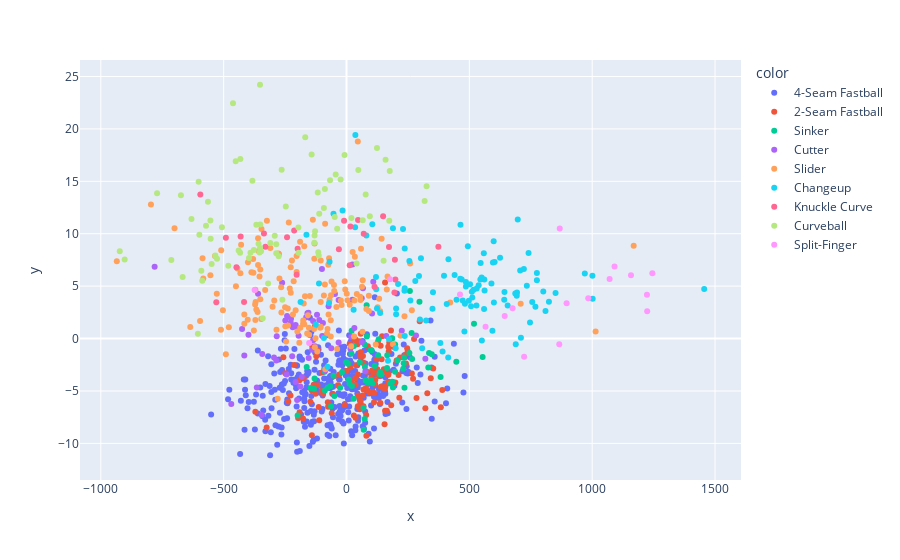

The code cell stored with this chart in its notebook:
### Code cell
components[:,0]
fig = px.scatter(components, x=components[:,0], y=components[:,1], color = df_pca.pitch_name, hover_name = df_pca.pitch_name)
fig.show()

### Figure 1 — Plotly figure (JSON) as saved in the notebook; plotly's stock layout.template omitted (floating-point values rounded to 4 significant figures; data arrays with more than 128 entries replaced by an {"elided": "..."} marker saying what was removed)
{"data": [{"hovertemplate": "<b>%{hovertext}</b><br><br>color=4-Seam Fastball<br>x=%{x}<br>y=%{y}<extra></extra>", "hovertext": {"elided": "356 str values"}, "legendgroup": "4-Seam Fastball", "marker": {"color": "#636efa", "symbol": "circle"}, "mode": "markers", "name": "4-Seam Fastball", "orientation": "v", "showlegend": true, "type": "scatter", "x": {"elided": "356 float values"}, "xaxis": "x", "y": {"elided": "356 float values"}, "yaxis": "y"}, {"hovertemplate": "<b>%{hovertext}</b><br><br>color=2-Seam Fastball<br>x=%{x}<br>y=%{y}<extra></extra>", "hovertext": {"elided": "131 str values"}, "legendgroup": "2-Seam Fastball", "marker": {"color": "#EF553B", "symbol": "circle"}, "mode": "markers", "name": "2-Seam Fastball", "orientation": "v", "showlegend": true, "type": "scatter", "x": {"elided": "131 float values"}, "xaxis": "x", "y": {"elided": "131 float values"}, "yaxis": "y"}, {"hovertemplate": "<b>%{hovertext}</b><br><br>color=Sinker<br>x=%{x}<br>y=%{y}<extra></extra>", "hovertext": ["Sinker", "Sinker", "Sinker", "Sinker", "Sinker", "Sinker", "Sinker", "Sinker", "Sinker", "Sinker", "Sinker", "Sinker", "Sinker", "Sinker", "Sinker", "Sinker", "Sinker", "Sinker", "Sinker", "Sinker", "Sinker", "Sinker", "Sinker", "Sinker", "Sinker", "Sinker", "Sinker", "Sinker", "Sinker", "Sinker", "Sinker", "Sinker", "Sinker", "Sinker", "Sinker", "Sinker", "Sinker", "Sinker", "Sinker", "Sinker", "Sinker", "Sinker", "Sinker", "Sinker", "Sinker", "Sinker", "Sinker", "Sinker", "Sinker", "Sinker", "Sinker", "Sinker", "Sinker", "Sinker", "Sinker", "Sinker", "Sinker", "Sinker", "Sinker", "Sinker", "Sinker", "Sinker", "Sinker", "Sinker", "Sinker", "Sinker", "Sinker", "Sinker", "Sinker", "Sinker"], "legendgroup": "Sinker", "marker": {"color": "#00cc96", "symbol": "circle"}, "mode": "markers", "name": "Sinker", "orientation": "v", "showlegend": true, "type": "scatter", "x": [208.0, 185.9, 382.9, 235.9, 102.0, -88.05, 105.9, 69.95, 5.948, -53.05, 88.95, 185.9, 97.95, 9.948, 29.95, 188.9, 554.0, 231.0, 128.9, 115.0, -26.05, 297.0, 136.9, 198.0, 258.0, 447.0, -162.0, 266.9, -18.05, 19.95, 73.95, 99.95, -63.05, -132.1, -1.053, 184.9, 255.9, 77.95, -130.1, -199.1, 68.95, 198.0, 20.95, 519.0, 347.0, 81.95, -77.05, -49.05, -66.05, -146.1, 82.95, 165.9, -89.05, 332.9, 232.9, 176.9, 264.9, 335.9, 28.95, 53.95, 11.95, 74.95, 73.95, 141.9, 164.9, 233.9, 130.9, 133.9, 21.95, -89.05], "xaxis": "x", "y": [-2.076, 0.01103, -3.677, -4.7, -1.11, -4.95, -4.267, -8.698, -2.406, -3.543, -4.226, -4.127, -1.096, -3.902, -0.7189, -4.675, -1.765, -2.888, -1.603, -2.621, -4.699, 3.517, -3.203, -0.5573, 4.539, -2.202, -2.718, -1.955, -3.221, -1.417, -7.663, -3.95, -6.456, -4.777, -2.259, 0.0363, -1.384, -4.007, -3.804, -7.332, -6.599, -3.155, 0.7523, 1.408, -1.493, 3.183, -4.683, -5.488, -4.542, -4.726, 0.1914, -1.595, -3.177, -2.76, -2.359, -4.286, 0.5323, -1.369, -5.741, -2.259, -4.308, -2.711, -0.5695, -3.423, -2.804, -1.81, -0.06877, -3.386, -4.534, -2.958], "yaxis": "y"}, {"hovertemplate": "<b>%{hovertext}</b><br><br>color=Cutter<br>x=%{x}<br>y=%{y}<extra></extra>", "hovertext": ["Cutter", "Cutter", "Cutter", "Cutter", "Cutter", "Cutter", "Cutter", "Cutter", "Cutter", "Cutter", "Cutter", "Cutter", "Cutter", "Cutter", "Cutter", "Cutter", "Cutter", "Cutter", "Cutter", "Cutter", "Cutter", "Cutter", "Cutter", "Cutter", "Cutter", "Cutter", "Cutter", "Cutter", "Cutter", "Cutter", "Cutter", "Cutter", "Cutter", "Cutter", "Cutter", "Cutter", "Cutter", "Cutter", "Cutter", "Cutter", "Cutter", "Cutter", "Cutter", "Cutter", "Cutter", "Cutter", "Cutter", "Cutter", "Cutter", "Cutter", "Cutter", "Cutter", "Cutter", "Cutter", "Cutter", "Cutter", "Cutter", "Cutter", "Cutter", "Cutter", "Cutter", "Cutter"], "legendgroup": "Cutter", "marker": {"color": "#ab63fa", "symbol": "circle"}, "mode": "markers", "name": "Cutter", "orientation": "v", "showlegend": true, "type": "scatter", "x": [-99.05, -128.1, 66.95, 103.9, -343.1, -242.0, -182.1, -83.05, -100.0, -425.0, -111.0, 76.95, 18.95, -219.1, 23.95, -159.0, -199.1, -781.0, -136.1, 283.0, -120.0, -164.1, 61.95, -416.1, 224.9, -136.0, -207.0, 15.95, -244.1, -360.0, -32.05, -249.0, -365.1, -87.05, -96.05, -140.1, -226.0, -295.1, -154.1, 23.95, -62.05, -227.0, -188.1, -155.0, 109.0, -47.05, -221.1, -195.1, -286.0, -469.1, -399.1, -201.1, 31.95, 61.95, 321.0, -207.1, 162.0, -284.1, -32.05, -345.1, -73.05, -262.0], "xaxis": "x", "y": [0.2433, -0.7249, 4.799, 2.387, -1.473, 2.156, -3.657, 0.2992, 6.639, 0.9145, 1.768, -3.12, 0.144, 1.088, 7.064, 2.418, 1.019, 6.842, -0.1553, 0.2985, 2.265, 2.042, 3.837, -1.624, 0.7532, 1.679, 1.303, -0.9836, -3.439, 4.265, 3.675, 1.72, -4.672, -3.046, 1.485, -1.071, 1.893, -1.803, -1.851, 3.696, -0.9315, 1.517, -4.574, 2.462, 5.419, 4.241, -1.692, 0.2635, -2.081, -6.233, 0.3517, -5.856, 1.006, -0.3174, -1.926, -4.134, 0.2494, 0.2101, -0.3755, -7.287, 3.071, 5.323], "yaxis": "y"}, {"hovertemplate": "<b>%{hovertext}</b><br><br>color=Slider<br>x=%{x}<br>y=%{y}<extra></extra>", "hovertext": {"elided": "151 str values"}, "legendgroup": "Slider", "marker": {"color": "#FFA15A", "symbol": "circle"}, "mode": "markers", "name": "Slider", "orientation": "v", "showlegend": true, "type": "scatter", "x": {"elided": "151 float values"}, "xaxis": "x", "y": {"elided": "151 float values"}, "yaxis": "y"}, {"hovertemplate": "<b>%{hovertext}</b><br><br>color=Changeup<br>x=%{x}<br>y=%{y}<extra></extra>", "hovertext": ["Changeup", "Changeup", "Changeup", "Changeup", "Changeup", "Changeup", "Changeup", "Changeup", "Changeup", "Changeup", "Changeup", "Changeup", "Changeup", "Changeup", "Changeup", "Changeup", "Changeup", "Changeup", "Changeup", "Changeup", "Changeup", "Changeup", "Changeup", "Changeup", "Changeup", "Changeup", "Changeup", "Changeup", "Changeup", "Changeup", "Changeup", "Changeup", "Changeup", "Changeup", "Changeup", "Changeup", "Changeup", "Changeup", "Changeup", "Changeup", "Changeup", "Changeup", "Changeup", "Changeup", "Changeup", "Changeup", "Changeup", "Changeup", "Changeup", "Changeup", "Changeup", "Changeup", "Changeup", "Changeup", "Changeup", "Changeup", "Changeup", "Changeup", "Changeup", "Changeup", "Changeup", "Changeup", "Changeup", "Changeup", "Changeup", "Changeup", "Changeup", "Changeup", "Changeup", "Changeup", "Changeup", "Changeup", "Changeup", "Changeup", "Changeup", "Changeup", "Changeup", "Changeup", "Changeup", "Changeup", "Changeup", "Changeup", "Changeup", "Changeup", "Changeup", "Changeup", "Changeup", "Changeup", "Changeup", "Changeup", "Changeup", "Changeup", "Changeup", "Changeup", "Changeup", "Changeup", "Changeup", "Changeup", "Changeup", "Changeup", "Changeup", "Changeup", "Changeup", "Changeup", "Changeup", "Changeup", "Changeup", "Changeup"], "legendgroup": "Changeup", "marker": {"color": "#19d3f3", "symbol": "circle"}, "mode": "markers", "name": "Changeup", "orientation": "v", "showlegend": true, "type": "scatter", "x": [168.9, 486.0, 200.0, 546.0, 494.0, 397.0, 237.0, 256.0, 559.0, 408.0, 381.9, 734.0, 482.0, -163.0, -77.05, 512.0, 603.0, 230.0, 202.0, 303.0, 507.0, 741.0, 503.0, 517.0, 687.0, 1001.0, 1002.0, 189.0, 390.9, 124.0, 469.0, 1456.0, 851.0, 642.0, 688.9, 769.0, 970.0, 237.0, 440.0, 323.9, 448.0, 473.0, 202.0, 280.0, 707.0, 295.0, 697.0, 560.0, 545.0, 121.0, 415.0, 600.0, 693.0, -187.0, 307.9, 722.0, 35.96, 561.0, 486.0, 599.0, 210.0, 596.0, 710.0, 625.0, 775.0, 590.0, 298.9, 510.0, 538.0, 173.0, 562.0, 260.0, 80.95, 34.96, 801.0, 755.9, -16.04, -69.05, 463.0, 810.0, 464.0, 352.0, 236.0, 824.0, -53.05, 529.0, 413.9, 530.0, 643.0, -112.0, 120.0, 775.0, 550.9, -125.0, 350.0, 137.0, 594.0, 550.0, 236.9, 694.0, 497.9, 28.95, -71.05, 105.0, 656.0, 746.9, 479.9, -92.05], "xaxis": "x", "y": [-2.121, 5.391, -0.9214, 7.201, 8.817, 5.988, 4.806, 7.399, 8.146, 3.286, -0.4148, 5.046, 3.332, 9.899, -2.692, 3.915, 7.313, 10.45, 2.328, 7.672, 3.073, 8.162, 5.19, 4.648, 4.298, 5.994, 3.799, 10.52, -1.226, 2.869, 5.643, 4.733, 4.347, 3.708, -0.5387, 3.045, 6.207, 8.592, 6.07, 1.721, 3.699, 3.623, 2.872, 5.487, 6.503, 5.958, 11.35, 2.818, 5.622, 4.711, 7.57, 3.431, 4.075, 3.489, -0.9311, 6.644, 19.42, 5.638, 4.955, 9.277, 5.197, 7.258, 0.06795, 7.711, 5.568, 5.26, 1.822, 4.458, 5.082, -0.05459, 4.575, 3.632, 9.833, 10.62, 4.48, 3.484, 12.22, 7.323, 5.704, 2.634, 10.86, 4.406, 4.56, 3.522, 11.9, 3.145, -1.798, 4.767, 4.443, 5.244, 5.868, 6.242, -0.1877, 1.341, 2.843, 2.441, 0.7474, 5.825, 0.2364, 4.401, 3.61, 2.759, 3.402, 10.9, 3.153, 1.523, 0.6638, 0.04236], "yaxis": "y"}, {"hovertemplate": "<b>%{hovertext}</b><br><br>color=Knuckle Curve<br>x=%{x}<br>y=%{y}<extra></extra>", "hovertext": ["Knuckle Curve", "Knuckle Curve", "Knuckle Curve", "Knuckle Curve", "Knuckle Curve", "Knuckle Curve", "Knuckle Curve", "Knuckle Curve", "Knuckle Curve", "Knuckle Curve", "Knuckle Curve", "Knuckle Curve", "Knuckle Curve", "Knuckle Curve", "Knuckle Curve", "Knuckle Curve", "Knuckle Curve", "Knuckle Curve", "Knuckle Curve", "Knuckle Curve", "Knuckle Curve", "Knuckle Curve", "Knuckle Curve", "Knuckle Curve", "Knuckle Curve"], "legendgroup": "Knuckle Curve", "marker": {"color": "#FF6692", "symbol": "circle"}, "mode": "markers", "name": "Knuckle Curve", "orientation": "v", "showlegend": true, "type": "scatter", "x": [46.96, -417.0, 197.0, 195.0, 173.0, 12.95, -491.0, -595.0, -330.0, 199.0, -199.0, -10.05, -203.0, 15.96, 114.0, -431.0, -530.0, -336.0, -448.0, -31.04, -213.0, 69.96, 149.0, -242.0, 374.0], "xaxis": "x", "y": [11.31, 3.492, 7.516, 4.391, 8.725, 6.999, 9.623, 13.74, 8.755, 5.635, 8.561, 11.23, 6.081, 10.7, 4.933, 9.746, 3.455, 10.03, 6.799, 8.513, 10.3, 9.99, 11.67, 9.664, 8.748], "yaxis": "y"}, {"hovertemplate": "<b>%{hovertext}</b><br><br>color=Curveball<br>x=%{x}<br>y=%{y}<extra></extra>", "hovertext": ["Curveball", "Curveball", "Curveball", "Curveball", "Curveball", "Curveball", "Curveball", "Curveball", "Curveball", "Curveball", "Curveball", "Curveball", "Curveball", "Curveball", "Curveball", "Curveball", "Curveball", "Curveball", "Curveball", "Curveball", "Curveball", "Curveball", "Curveball", "Curveball", "Curveball", "Curveball", "Curveball", "Curveball", "Curveball", "Curveball", "Curveball", "Curveball", "Curveball", "Curveball", "Curveball", "Curveball", "Curveball", "Curveball", "Curveball", "Curveball", "Curveball", "Curveball", "Curveball", "Curveball", "Curveball", "Curveball", "Curveball", "Curveball", "Curveball", "Curveball", "Curveball", "Curveball", "Curveball", "Curveball", "Curveball", "Curveball", "Curveball", "Curveball", "Curveball", "Curveball", "Curveball", "Curveball", "Curveball", "Curveball", "Curveball", "Curveball", "Curveball", "Curveball", "Curveball", "Curveball", "Curveball", "Curveball", "Curveball", "Curveball", "Curveball", "Curveball", "Curveball", "Curveball", "Curveball"], "legendgroup": "Curveball", "marker": {"color": "#B6E880", "symbol": "circle"}, "mode": "markers", "name": "Curveball", "orientation": "v", "showlegend": true, "type": "scatter", "x": [-352.0, -117.0, -507.0, -8.04, -383.0, -310.0, -605.1, -587.0, -391.0, -131.0, -451.0, -38.04, -264.0, -553.0, -351.0, 77.96, -631.0, -554.0, 174.0, -286.0, 176.0, -292.0, -195.0, -599.0, -111.0, -247.0, 124.0, -591.0, 65.96, 326.0, -572.0, -348.0, -358.0, -319.0, -113.0, -48.05, -196.0, -377.0, -130.0, -903.0, -352.0, 19.96, -433.0, -92.04, -276.0, -462.0, -168.0, -549.0, -142.0, 151.0, 318.0, 94.96, -67.04, 47.96, -771.0, -24.04, -286.0, -534.0, -44.04, -564.0, -667.0, 40.95, 159.0, -354.0, -128.0, -713.0, -602.0, -481.0, -115.0, -261.0, -397.0, -923.0, -88.05, -439.0, -527.0, -341.0, -432.0, -674.0, -367.0], "xaxis": "x", "y": [24.21, 13.92, 10.63, 17.5, 15.05, 9.113, 0.4603, 5.504, 8.182, 9.149, 16.91, 10.47, 16.11, 9.529, 10.88, 13.74, 11.41, 11.27, 11.23, 8.134, 15.99, 9.799, 8.176, 9.892, 11.9, 12.59, 18.18, 6.459, 11.28, 14.52, 10.77, 8.333, 9.042, 5.244, 7.929, 11.59, 10.6, 8.436, 9.823, 7.546, 8.641, 11.5, 8.188, 12.45, 7.845, 22.45, 19.19, 7.111, 17.55, 7.427, 13.11, 11.66, 15.09, 16.07, 13.86, 15.17, 9.001, 7.928, 15.64, 13.05, 5.868, 7.17, 17.06, 8.219, 10.24, 7.498, 14.97, 6.943, 8.223, 3.708, 7.678, 8.324, 14.27, 8.399, 7.622, 1.947, 17.12, 13.67, 10.86], "yaxis": "y"}, {"hovertemplate": "<b>%{hovertext}</b><br><br>color=Split-Finger<br>x=%{x}<br>y=%{y}<extra></extra>", "hovertext": ["Split-Finger", "Split-Finger", "Split-Finger", "Split-Finger", "Split-Finger", "Split-Finger", "Split-Finger", "Split-Finger", "Split-Finger", "Split-Finger", "Split-Finger", "Split-Finger", "Split-Finger", "Split-Finger", "Split-Finger", "Split-Finger", "Split-Finger", "Split-Finger"], "legendgroup": "Split-Finger", "marker": {"color": "#FF97FF", "symbol": "circle"}, "mode": "markers", "name": "Split-Finger", "orientation": "v", "showlegend": true, "type": "scatter", "x": [462.0, -374.0, 177.0, 676.0, 565.9, 1245.0, 896.0, -152.1, 1071.0, 984.0, 1091.0, 868.0, 1223.0, 722.9, 643.9, 1158.0, 865.9, 1224.0], "xaxis": "x", "y": [4.191, 4.624, 5.668, 2.9, 1.129, 6.229, 3.375, -0.4282, 5.67, 3.836, 6.882, 10.49, 4.189, -1.737, 2.145, 6.039, -0.5427, 2.604], "yaxis": "y"}], "layout": {"legend": {"title": {"text": "color"}, "tracegroupgap": 0}, "margin": {"t": 60}, "xaxis": {"anchor": "y", "domain": [0, 1], "title": {"text": "x"}}, "yaxis": {"anchor": "x", "domain": [0, 1], "title": {"text": "y"}}}}
